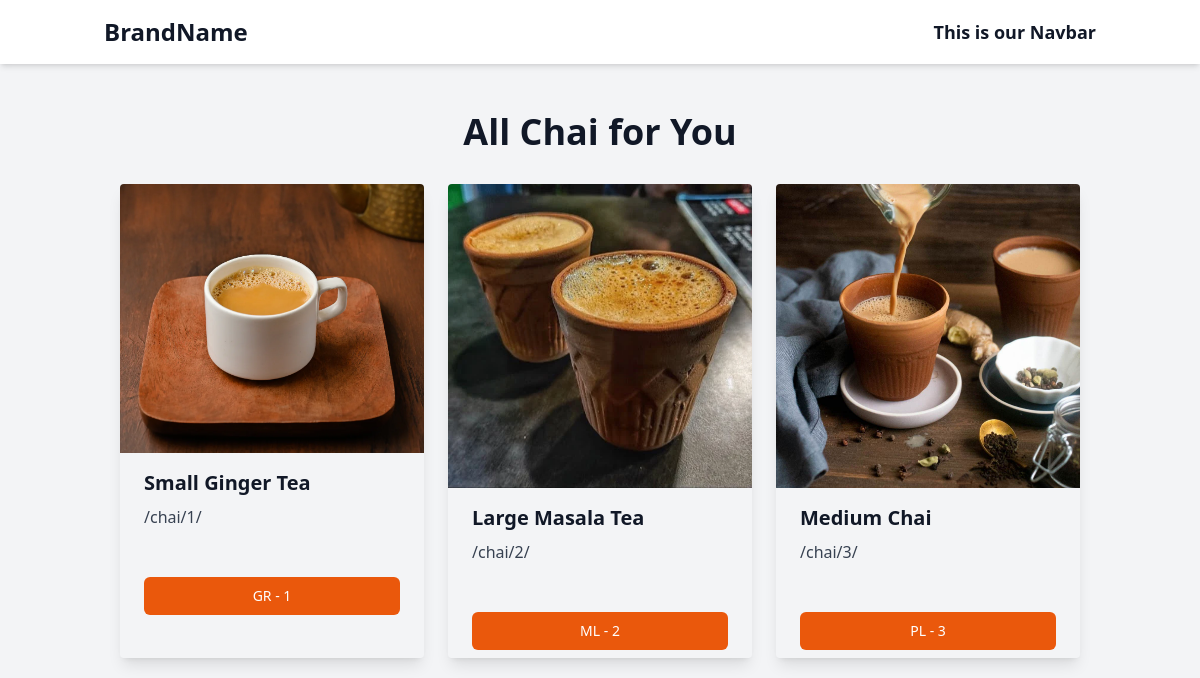
The app's page /chai/ with its own data.
### chai/models.py (models this page shows, shortened)
class ChaiVariety(models.Model):
  CHAI_TYPE_CHOICES = [
    ('ML', 'MASALA'),
    ('GR', 'GINGER'),
    ('KL', 'KIWI'),
    ('PL', 'PLAIN'),
    ('EL', 'ELAICHI'),
  ]
  name = models.CharField(max_length=100)
  image = models.ImageField(upload_to='chais/')
  date_added = models.DateTimeField(default=timezone.now)
  type = models.CharField(max_length=2, choices=CHAI_TYPE_CHOICES, default='ML')
  description = models.TextField(default='')

### chai/views.py (the view)
# urls.py: path('', views.all_chai, name='all_chai'),
def all_chai(request):
    chais =  ChaiVariety.objects.all()
    return render(request, 'chai/all_chai.html', {'chais': chais})

### chai/templates/chai/all_chai.html (shortened to what this page needs)
{% extends "layout.html" %}
{% block content %}
<h1 class="text-4xl font-bold text-center my-8">All Chai for You</h1>
<div class="grid grid-cols-1 sm:grid-cols-2 md:grid-cols-3 gap-6 px-4">
  {% for chai in chais %}
    <div class="max-w-sm rounded overflow-hidden shadow-lg">
      <img class="w-full" src="{{ chai.image.url }}" alt="Sunset in the mountains">
      <div class="px-6 py-4">
        <div class="font-bold text-xl mb-2">{{ chai.name }}</div>
        <p class="text-gray-700 text-base">
          {% url 'chai_detail' chai.id %}
        </p>
      </div>
      <div class="px-6 pt-4 pb-2">
        <a href="{% url 'chai_detail' chai.id %}">
          <button
              type="button"
              class="mt-4 inline-flex items-center justify-center w-full px-4 py-2
              border border-transparent text-sm font-medium rounded-md
              text-white bg-orange-600 hover:bg-orange-700
              focus:outline-none focus:ring-2 focus:ring-offset-2
              focus:ring-orange-500 transition-colors duration-300"
            >
              {{ chai.type }} - {{ chai.id }}
            </button>
        </a>
      </div>
    </div>
  {% endfor %}
</div>
{% endblock %}

### templates/layout.html (shortened to what this page needs)
{% load static tailwind_tags %}
<!DOCTYPE html>
<html lang="en">
<head>
    {% tailwind_css %}
</head>
<body class="bg-gray-100 text-gray-900">
    <nav class="bg-white shadow-md">
        <div class="container mx-auto px-4 py-4 flex justify-between items-center">
            <div class="text-2xl font-bold">BrandName</div>
            <div>
                <h4 class="text-lg font-semibold">This is our Navbar</h4>
            </div>
        </div>
    </nav>
    <main class="container mx-auto p-4">
        {% block content %}{% endblock %}
    </main>
</body>
</html>

### records on screen
ChaiVariety: image (picture), name "Small Ginger Tea", id "/chai/1/", type "GR", id "1"
ChaiVariety: image (picture), name "Large Masala Tea", id "/chai/2/", type "ML", id "2"
ChaiVariety: image (picture), name "Medium Chai", id "/chai/3/", type "PL", id "3"
